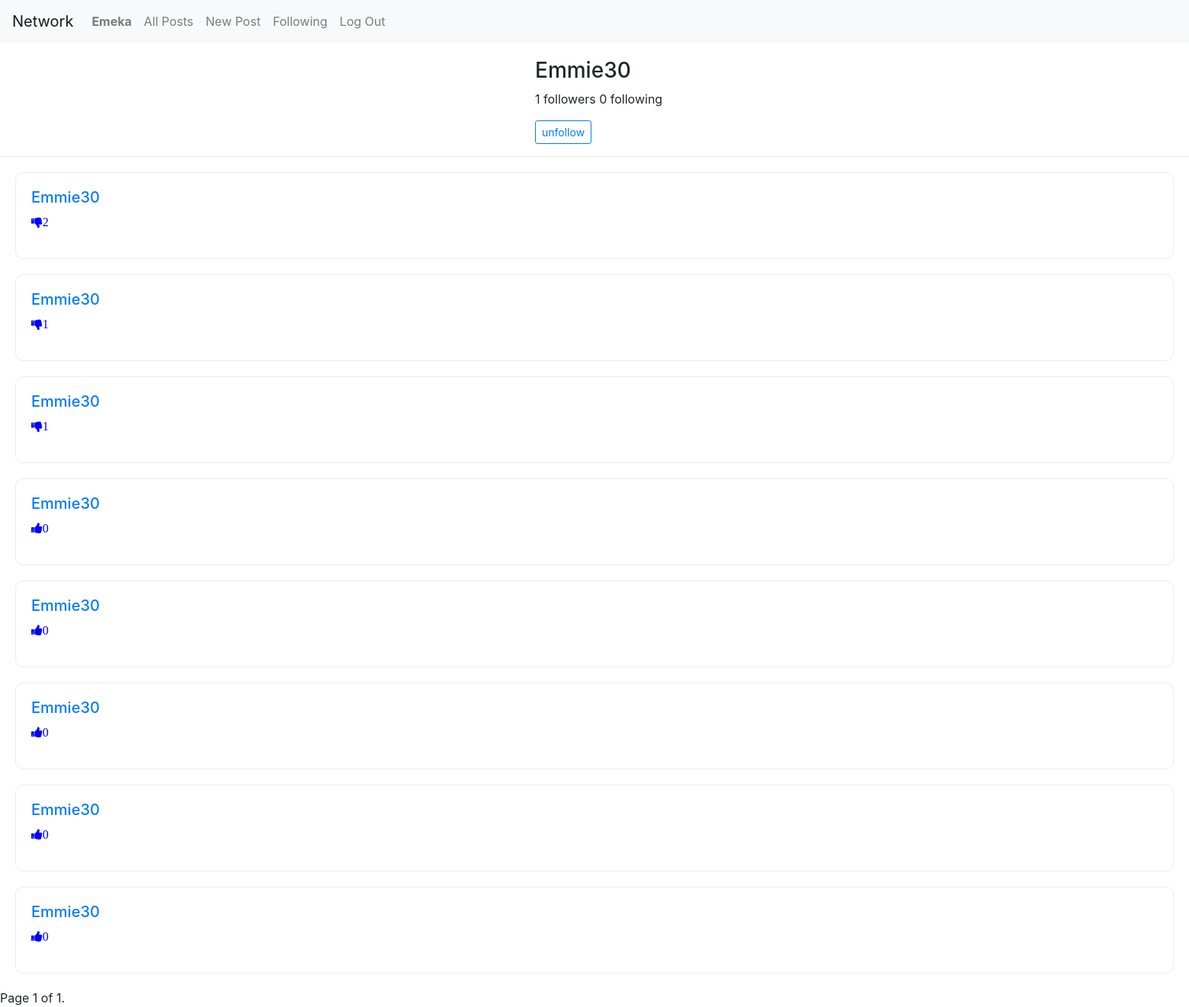
The app's page /user_details/Emmie30 (signed in) with its own data.
### network/models.py (models this page shows, shortened)
class User(AbstractUser):
    pass

class Posts(models.Model):
    name = models.CharField(max_length=200, default='user')
    post = models.TextField(max_length=None)
    likes = models.IntegerField(max_length=None, default=0)
    date = models.DateTimeField()
    state = models.CharField(max_length=200, default='up')
    liked_by = models.CharField(max_length=200, default='')

### network/views.py (the view)
# urls.py: path("user_details/<str:name>", views.user_details, name="user_details"),
def user_details(request, name):
    posts = Posts.objects.filter(name=name)
    posts = posts.order_by("-date").all()
    paginator = Paginator(posts, 10)
    page_number = request.GET.get('page')
    page_obj = paginator.get_page(page_number)
    detail = UserDetails.objects.filter(name=name)
    ct = 0
    cp = 0
    btn_value = 'follow'
    for i in detail:
        followers = i.followers
        following = i.following
        if followers == request.user.username:
            btn_value = 'unfollow'
        if followers != 'names':
            ct += 1
        if following != 'names':
            cp += 1
    return render(request, "network/user_details.html", {'page_obj': page_obj, 'name': name,
                                                         'followers': ct, 'following': cp, 'btn_value': btn_value})

### network/templates/network/user_details.html (shortened to what this page needs)
{% extends "network/layout.html" %}
{% load static %}
{% block body %}
    <div style="position: relative; left: 45%; margin-top: 20px;">
        <h3 id='post_name'>{{name}}</h3>
        <p id="user_following"> {{followers}} followers {{following}} following </p>
        {% if name != user.username %}
            {% if btn_value == 'follow'%}
                <button id='ff_btn' class="btn btn-sm btn-outline-primary" onclick = 'follow("{{ name }}")')>
                    follow
                </button>
            {% else %}
                <button id='ff_btn' class="btn btn-sm btn-outline-primary" onclick = 'follow("{{ name }}")')>
                    unfollow
                </button>
            {% endif %}
        {% endif %}
    </div>
    <hr>
    <div>
        {% for post in page_obj %}
        <div id="content" style="border: .5px solid rgba(0, 0, 0, 0.075); padding: 20px; margin: 20px; border-radius: 10px;">
            <h5><a href="#">{{post.name}}</a></h5>
            {% if post.state == 'down' and post.liked_by == user.username %}
                <p><i id={{post.id}} onclick="like_unlike(this, '{{post.id}}')" class="fa fa-thumbs-down" style="cursor: pointer; color: #00F" onMouseOver="this.style.color='#0F0'" onMouseOut="this.style.color='#00F'">{{post.likes}}</i></p>
            {% else %}
                <p><i id={{post.id}} onclick="like_unlike(this, '{{post.id}}')" class="fa fa-thumbs-up" style="cursor: pointer; color: #00F" onMouseOver="this.style.color='#0F0'" onMouseOut="this.style.color='#00F'">{{post.likes}}</i>
                </p>
            {% endif %}
        </div>
        {% endfor %}
        <div class="pagination">
            <span class="step-links">
                <span class="current">
                    Page {{ page_obj.number }} of {{ page_obj.paginator.num_pages }}.
                </span>
            </span>
        </div>
    </div>
{% endblock %}

### network/templates/network/layout.html (shortened to what this page needs)
{% load static %}
<!DOCTYPE html>
<html lang="en">
    <head>
        <link rel="stylesheet" href="https://stackpath.bootstrapcdn.com/bootstrap/4.4.1/css/bootstrap.min.css">
        <link rel="stylesheet" href="https://cdnjs.cloudflare.com/ajax/libs/font-awesome/4.7.0/css/font-awesome.min.css">
        <link href="{% static 'network/styles.css' %}" rel="stylesheet">
    </head>
    <body>
        <nav class="navbar navbar-expand-lg navbar-light bg-light">
            <a class="navbar-brand" href="#">Network</a>
            <div>
              <ul class="navbar-nav mr-auto">
                {% if user.is_authenticated %}
                    <li class="nav-item">
                        <a id='user' class="nav-link" href="#"><strong>{{ user.username }}</strong></a>
                    </li>
                {% endif %}
                <li class="nav-item" id="allpost">
                  <a class="nav-link" href="{% url 'index' %}">All Posts</a>
                </li>
                {% if user.is_authenticated %}
                    <li class="nav-item">
                        <a class="nav-link" id='new_post' href="#">New Post</a>
                    </li>
                    <li class="nav-item">
                        <a class="nav-link" id='ff' href="{% url 'following' %}">Following</a>
                    </li>
                    <li class="nav-item">
                        <a class="nav-link" href="{% url 'logout' %}">Log Out</a>
                    </li>
                {% endif %}
              </ul>
            </div>
          </nav>
        <div class="body">
            {% block body %}
            {% endblock %}
        </div>
    </body>
</html>

### records on screen
User: username "Emeka"
Posts: name "Emmie30", likes "2"
Posts: name "Emmie30", likes "1"
Posts: name "Emmie30", likes "1"
Posts: name "Emmie30", likes "0"
Posts: name "Emmie30", likes "0"
Posts: name "Emmie30", likes "0"
Posts: name "Emmie30", likes "0"
Posts: name "Emmie30", likes "0"

### other values on screen
{{ name }} "Emmie30"
{{ followers }} "1"
{{ following }} "0"
{{ page_obj.number }} "1"
{{ page_obj.paginator.num_pages }} "1"
